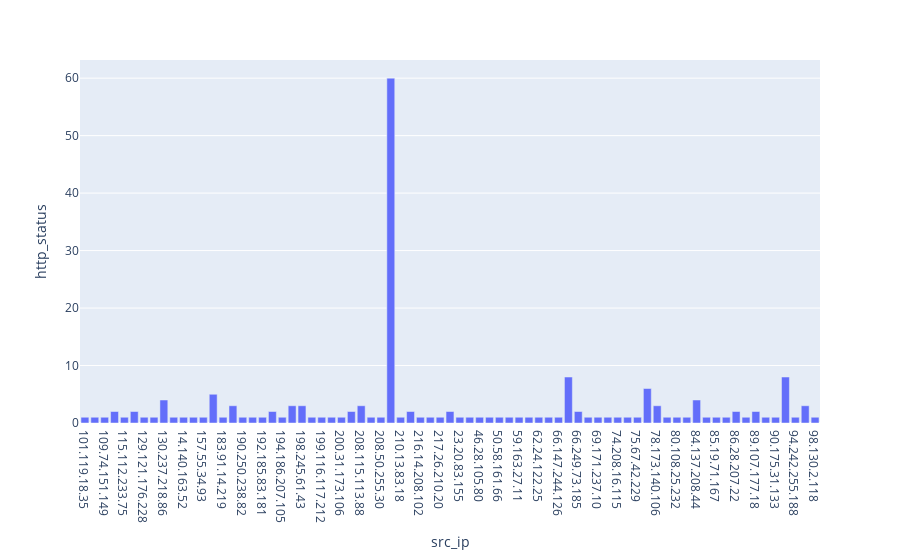

The code cell stored with this chart in its notebook:
### Code cell
px.bar(fail_visits.groupby("src_ip").count().reset_index(), x="src_ip", y="http_status")
